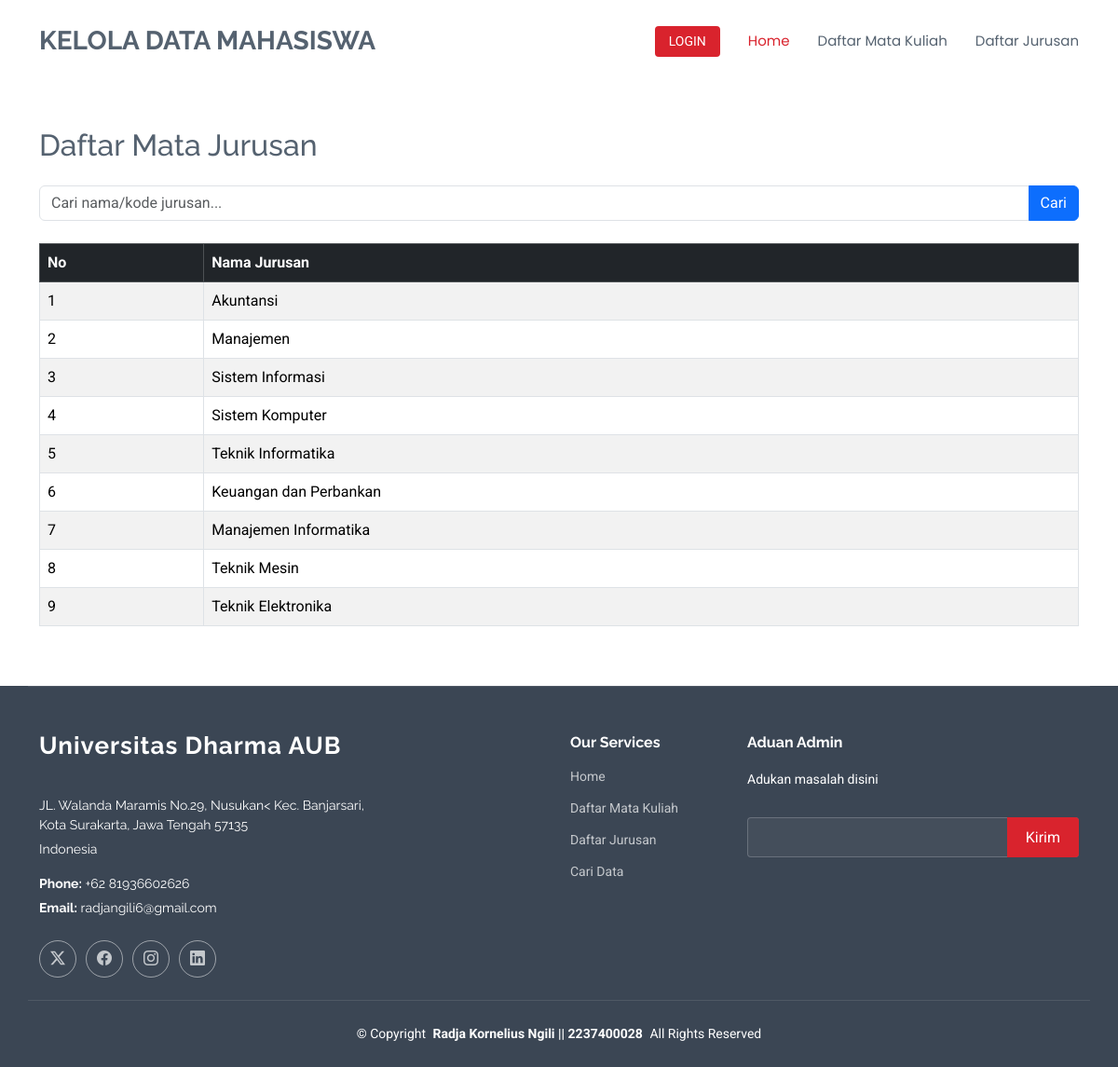
Screenshot of /daftar_jurusan.php with the database file from the repository.
### tables this page shows
CREATE TABLE `jurusan` (
  `id` int(11) NOT NULL,
  `nama_jurusan` varchar(255) NOT NULL
);

### daftar_jurusan.php (the view, shortened to what this page needs)
<?php
require_once 'config/Database.php';
$db = $conn;
$search = $_GET['search'] ?? '';
$query = "SELECT * FROM jurusan";
if ($search) {
    $query .= " WHERE nama_jurusan LIKE :search ";
    $stmt = $db->prepare($query);
    $stmt->execute(['search' => "%$search%"]);
} else {
    $stmt = $db->query($query);
}
$jurusan = $stmt->fetchAll(PDO::FETCH_ASSOC);
?>
<!DOCTYPE html>
<html lang="id">
<head>
    <link href="assets/vendor/bootstrap/css/bootstrap.min.css" rel="stylesheet">
    <link href="assets/vendor/bootstrap-icons/bootstrap-icons.css" rel="stylesheet">
    <link href="assets/vendor/aos/aos.css" rel="stylesheet">
    <link href="assets/vendor/glightbox/css/glightbox.min.css" rel="stylesheet">
    <link href="assets/vendor/swiper/swiper-bundle.min.css" rel="stylesheet">
    <link href="assets/css/main.css" rel="stylesheet">
</head>
<body class="index-page">
    <header id="header" class="header d-flex align-items-center sticky-top">
        <div class="container-fluid container-xl position-relative d-flex align-items-center">
            <a href="index.php" class="logo d-flex align-items-center me-auto">
                <h1 class="sitename">Kelola Data Mahasiswa</h1>
            </a>
            <nav id="navmenu" class="navmenu">
                <ul>
                    <li><a href="index.php" class="active">Home</a></li>
                    <li><a href="daftar_matkul.php">Daftar Mata Kuliah</a></li>
                    <li><a href="daftar_jurusan.php">Daftar Jurusan</a></li>
                </ul>
            </nav>
            <a class="btn-getstarted" href="login.php">LOGIN</a>
        </div>
    </header>
    <main class="main py-5">
        <div class="container">
            <h2 class="mb-4">Daftar Mata Jurusan</h2>
            <form method="GET" class="mb-4">
                <div class="input-group">
                    <input type="text" name="search" class="form-control" placeholder="Cari nama/kode jurusan..." value="<?= htmlspecialchars($search) ?>">
                    <button class="btn btn-primary" type="submit">Cari</button>
                </div>
            </form>
            <table class="table table-bordered table-striped">
                <thead class="table-dark">
                    <tr>
                        <th>No</th>
                        <th>Nama Jurusan</th>
                    </tr>
                </thead>
                <tbody>
                    <?php if ($jurusan) : ?>
                        <?php foreach ($jurusan as $mk) : ?>
                            <tr>
                                <td><?= htmlspecialchars($mk['id']) ?></td>
                                <td><?= htmlspecialchars($mk['nama_jurusan']) ?></td>
                            </tr>
                        <?php endforeach; ?>
                    <?php else : ?>
                        <tr>
                            <td colspan="3" class="text-center">Data tidak ditemukan.</td>
                        </tr>
                    <?php endif; ?>
                </tbody>
            </table>
        </div>
    </main>
    <footer id="footer" class="footer dark-background">
        <div class="container footer-top">
            <div class="row gy-4">
                <div class="col-lg-4 col-md-6 footer-about">
                    <a href="index.html" class="logo d-flex align-items-center">
                        <span class="sitename">Universitas Dharma AUB</span>
                    </a>
                    <div class="footer-contact pt-3">
                        <p>JL. Walanda Maramis No.29, Nusukan< Kec. Banjarsari, Kota Surakarta, Jawa Tengah 57135</p>
                        <p>Indonesia</p>
                        <p class="mt-3"><strong>Phone:</strong> <span>+62 81936602626</span></p>
                        <p><strong>Email:</strong> <span>radjangili6@gmail.com</span></p>
                    </div>
                    <div class="social-links d-flex mt-4">
                        <a href=""><i class="bi bi-twitter-x"></i></a>
                        <a href=""><i class="bi bi-facebook"></i></a>
                        <a href=""><i class="bi bi-instagram"></i></a>
                        <a href=""><i class="bi bi-linkedin"></i></a>
                    </div>
                </div>
                <div class="col-lg-2 col-md-3 footer-links">
                </div>
                <div class="col-lg-2 col-md-3 footer-links">
                    <h4>Our Services</h4>
                    <ul>
                        <li><a href="index.php">Home</a></li>
                        <li><a href="daftar_matkul.php">Daftar Mata Kuliah</a></li>
                        <li><a href="daftar_jurusan.php">Daftar Jurusan</a></li>
                        <li><a href="krs.php">Cari Data</a></li>
                    </ul>
                </div>
                <div class="col-lg-4 col-md-12 footer-newsletter">
                    <h4>Aduan Admin</h4>
                    <p>Adukan masalah disini</p>
                    <form action="forms/newsletter.php" method="post" class="php-email-form">
                        <div class="newsletter-form"><input type="email" name="email"><input type="submit" value="Kirim"></div>
                    </form>
                </div>
            </div>
        </div>
        <div class="container copyright text-center mt-4">
            <p>© <span>Copyright</span> <strong class="px-1 sitename">Radja Kornelius Ngili || 2237400028 </strong> <span>All Rights Reserved</span></p>
        </div>
    </footer>
</body>
</html>

### rows the page displays
jurusan: id "1", nama_jurusan "Akuntansi"
jurusan: id "2", nama_jurusan "Manajemen"
jurusan: id "3", nama_jurusan "Sistem Informasi"
jurusan: id "4", nama_jurusan "Sistem Komputer"
jurusan: id "5", nama_jurusan "Teknik Informatika"
jurusan: id "6", nama_jurusan "Keuangan dan Perbankan"
jurusan: id "7", nama_jurusan "Manajemen Informatika"
jurusan: id "8", nama_jurusan "Teknik Mesin"
jurusan: id "9", nama_jurusan "Teknik Elektronika"
